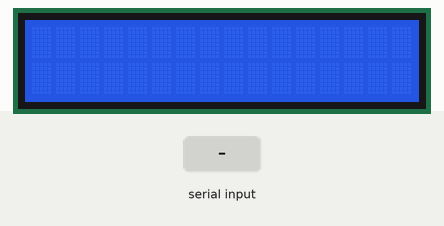
This sketch was run on a simulated Arduino Uno, built with avr-gcc and run on an emulated ATmega328P. On the bench: 16×2 character LCD. The test bench sets the inputs (shaded band). What the sketch prints to the serial monitor is not drawn.

Above: at 1.2 s.
1.3 s: "1\n" received over Serial
At 2.2 s:
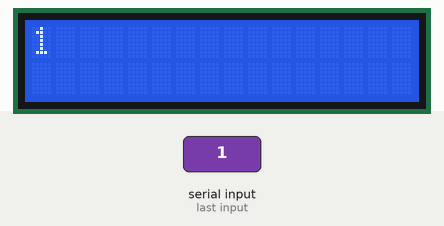
2.8 s: byte 10 ('\n') received over Serial
At 3.3 s:
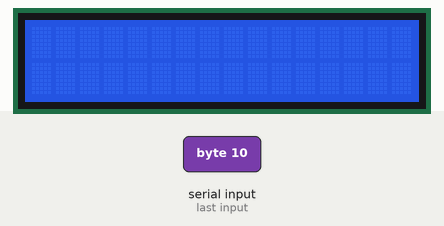
4.3 s: "0\n" received over Serial
At 5.7 s:
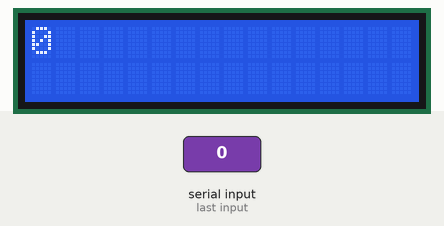
Timing chart, 0 to 7.3 s (numbered marks = the images above; inputs shaded):
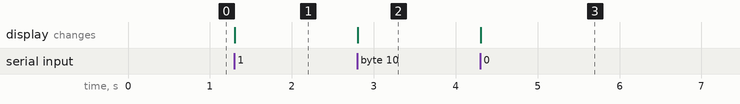

The sketch:

lcd_custom_message_display.ino
```cpp
#include <LiquidCrystal.h>

LiquidCrystal lcd(7,6,5,4,3,2);

String text = "";

void setup() {
  // put your setup code here, to run once:
  Serial.begin(9600);
  lcd.begin(16,2);
  lcd.clear();
  lcd.setCursor(0, 1);
  lcd.print(text);
}

void loop() {
  // put your main code here, to run repeatedly:
  if (Serial.available()){
    char inchar = (char)Serial.read();
    text += inchar;

    if (inchar == '\n'){
      lcd.clear();
      lcd.setCursor(0, 0);
      lcd.print(text);
      Serial.println(text);
      text = "";
    }
  }
}
```

Measured:
- after the input at 1.3 s, the display: changes at once (image 1)
- after the input at 2.8 s, the display: changes at once (image 2)
- after the input at 4.3 s, the display: changes at once (image 3)
